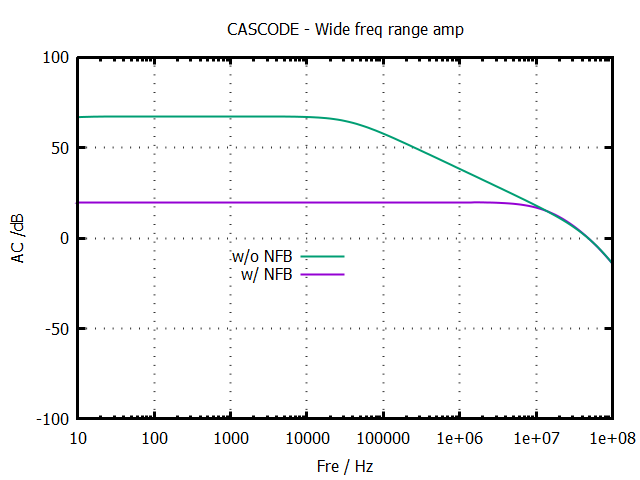

This figure's gnuplot source:
set termoption noenhanced
set title "CASCODE - Wide freq range amp"
set xlabel "Fre / Hz"
set ylabel "AC /dB"
set grid lw 2
set logscale x
set xrange [1e+1:1e+8]
set yrange [-100:100]
set border lw 3 
set format y "%g" 
set format x "%g"
plot 'CASCODE_result.txt' using 1:2 with lines lw 2 title "w/ NFB" at graph 0.4,0.40 ,\
     'CASCODE_result.txt' using 3:4 with lines lw 2 title "w/o NFB" at graph 0.4,0.45
set terminal push 
set terminal png noenhanced
set out 'CASCODE.png'
replot 
set term pop 
replot 
pause mouse
